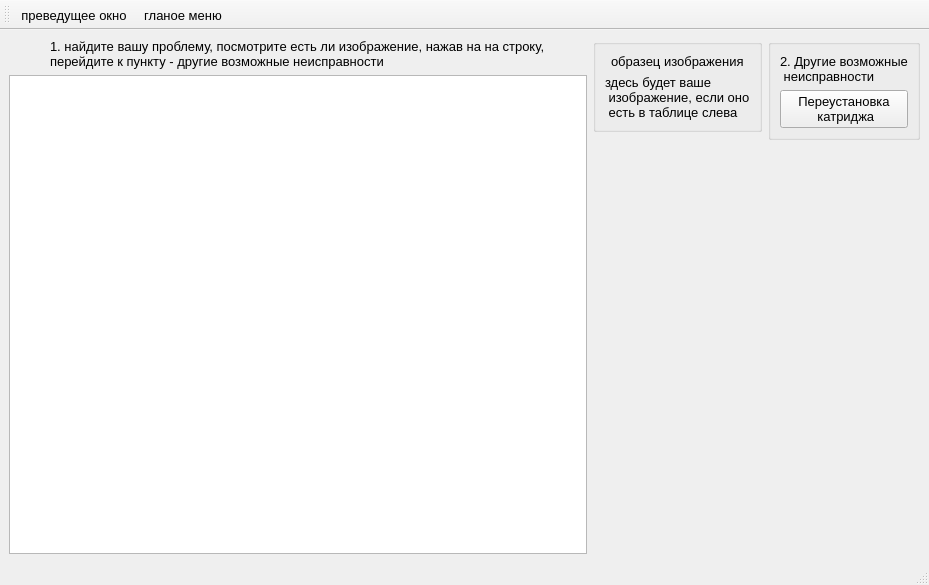
<?xml version="1.0" encoding="UTF-8"?>
<ui version="4.0">
 <class>densityimage</class>
 <widget class="QMainWindow" name="densityimage">
  <property name="geometry">
   <rect>
    <x>0</x>
    <y>0</y>
    <width>929</width>
    <height>585</height>
   </rect>
  </property>
  <property name="font">
   <font>
    <pointsize>10</pointsize>
   </font>
  </property>
  <property name="windowTitle">
   <string>малая плотность  изображения</string>
  </property>
  <widget class="QWidget" name="centralwidget">
   <layout class="QGridLayout" name="gridLayout_2">
    <item row="0" column="0">
     <layout class="QGridLayout" name="gridLayout">
      <item row="0" column="2" alignment="Qt::AlignRight|Qt::AlignTop">
       <widget class="QGroupBox" name="groupBox">
        <layout class="QVBoxLayout" name="verticalLayout_2">
         <item>
          <widget class="QLabel" name="label_5">
           <property name="text">
            <string>2. Другие возможные
 неисправности</string>
           </property>
          </widget>
         </item>
         <item>
          <widget class="QPushButton" name="katrig">
           <property name="text">
            <string>Переустановка
 катриджа</string>
           </property>
          </widget>
         </item>
        </layout>
       </widget>
      </item>
      <item row="0" column="1" alignment="Qt::AlignTop">
       <widget class="QGroupBox" name="groupBox_2">
        <layout class="QVBoxLayout" name="verticalLayout_3">
         <item alignment="Qt::AlignHCenter|Qt::AlignTop">
          <widget class="QLabel" name="label_3">
           <property name="text">
            <string>образец изображения</string>
           </property>
          </widget>
         </item>
         <item alignment="Qt::AlignHCenter|Qt::AlignTop">
          <widget class="QLabel" name="lpic_2">
           <property name="text">
            <string>здесь будет ваше
 изображение, если оно
 есть в таблице слева</string>
           </property>
          </widget>
         </item>
        </layout>
       </widget>
      </item>
      <item row="0" column="0">
       <layout class="QVBoxLayout" name="verticalLayout">
        <item alignment="Qt::AlignHCenter">
         <widget class="QLabel" name="label_2">
          <property name="text">
           <string>1. найдите вашу проблему, посмотрите есть ли изображение, нажав на на строку, 
перейдите к пункту - другие возможные неисправности</string>
          </property>
         </widget>
        </item>
        <item>
         <widget class="QTableView" name="density">
          <property name="font">
           <font>
            <pointsize>10</pointsize>
           </font>
          </property>
         </widget>
        </item>
       </layout>
      </item>
     </layout>
    </item>
   </layout>
  </widget>
  <widget class="QMenuBar" name="menubar">
   <property name="geometry">
    <rect>
     <x>0</x>
     <y>0</y>
     <width>929</width>
     <height>21</height>
    </rect>
   </property>
  </widget>
  <widget class="QStatusBar" name="statusbar"/>
  <widget class="QToolBar" name="toolBar">
   <property name="windowTitle">
    <string>toolBar</string>
   </property>
   <attribute name="toolBarArea">
    <enum>TopToolBarArea</enum>
   </attribute>
   <attribute name="toolBarBreak">
    <bool>false</bool>
   </attribute>
   <addaction name="nazad"/>
   <addaction name="main"/>
  </widget>
  <action name="main">
   <property name="icon">
    <iconset>
     <normaloff>icon/menu.png</normaloff>icon/menu.png</iconset>
   </property>
   <property name="text">
    <string>гланое меню</string>
   </property>
  </action>
  <action name="nazad">
   <property name="icon">
    <iconset>
     <normaloff>icon/28.png</normaloff>icon/28.png</iconset>
   </property>
   <property name="text">
    <string>преведущее окно</string>
   </property>
  </action>
 </widget>
 <resources/>
 <connections/>
</ui>
